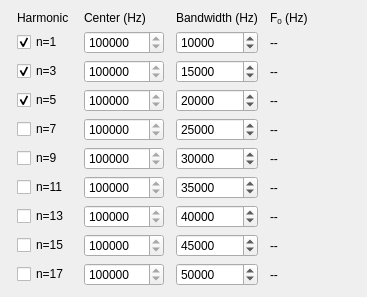
     <widget class="QWidget" name="qcm_scroll_grid">
      <property name="geometry">
       <rect>
        <x>0</x>
        <y>0</y>
        <width>367</width>
        <height>247</height>
       </rect>
      </property>
      <layout class="QGridLayout" name="gridLayout_3">
       <item row="1" column="0">
        <widget class="QCheckBox" name="n1_on">
         <property name="sizePolicy">
          <sizepolicy hsizetype="Fixed" vsizetype="Fixed">
           <horstretch>0</horstretch>
           <verstretch>0</verstretch>
          </sizepolicy>
         </property>
         <property name="maximumSize">
          <size>
           <width>55</width>
           <height>16777215</height>
          </size>
         </property>
         <property name="toolTip">
          <string>Select which QCM harmonics to measure.</string>
         </property>
         <property name="text">
          <string>n=1</string>
         </property>
         <property name="checked">
          <bool>true</bool>
         </property>
         <property name="tristate">
          <bool>false</bool>
         </property>
        </widget>
       </item>
       <item row="0" column="3">
        <widget class="QLabel" name="measured_f0_label">
         <property name="sizePolicy">
          <sizepolicy hsizetype="Fixed" vsizetype="Preferred">
           <horstretch>0</horstretch>
           <verstretch>0</verstretch>
          </sizepolicy>
         </property>
         <property name="minimumSize">
          <size>
           <width>80</width>
           <height>0</height>
          </size>
         </property>
         <property name="text">
          <string>&lt;html&gt;&lt;head/&gt;&lt;body&gt;&lt;p&gt;F&lt;span style=&quot; vertical-align:sub;&quot;&gt;0&lt;/span&gt; (Hz)&lt;/p&gt;&lt;/body&gt;&lt;/html&gt;</string>
         </property>
        </widget>
       </item>
       <item row="0" column="0">
        <widget class="QLabel" name="harmonics_label">
         <property name="sizePolicy">
          <sizepolicy hsizetype="Fixed" vsizetype="Preferred">
           <horstretch>0</horstretch>
           <verstretch>0</verstretch>
          </sizepolicy>
         </property>
         <property name="maximumSize">
          <size>
           <width>55</width>
           <height>16777215</height>
          </size>
         </property>
         <property name="toolTip">
          <string>Select which QCM harmonics to measure.</string>
         </property>
         <property name="text">
          <string>Harmonic</string>
         </property>
        </widget>
       </item>
       <item row="6" column="0">
        <widget class="QCheckBox" name="n11_on">
         <property name="sizePolicy">
          <sizepolicy hsizetype="Fixed" vsizetype="Fixed">
           <horstretch>0</horstretch>
           <verstretch>0</verstretch>
          </sizepolicy>
         </property>
         <property name="maximumSize">
          <size>
           <width>55</width>
           <height>16777215</height>
          </size>
         </property>
         <property name="toolTip">
          <string>Select which QCM harmonics to measure.</string>
         </property>
         <property name="text">
          <string>n=11</string>
         </property>
        </widget>
       </item>
       <item row="7" column="0">
        <widget class="QCheckBox" name="n13_on">
         <property name="sizePolicy">
          <sizepolicy hsizetype="Fixed" vsizetype="Fixed">
           <horstretch>0</horstretch>
           <verstretch>0</verstretch>
          </sizepolicy>
         </property>
         <property name="maximumSize">
          <size>
           <width>55</width>
           <height>16777215</height>
          </size>
         </property>
         <property name="toolTip">
          <string>Select which QCM harmonics to measure.</string>
         </property>
         <property name="text">
          <string>n=13</string>
         </property>
        </widget>
       </item>
       <item row="0" column="1">
        <widget class="QLabel" name="harmonics_label_2">
         <property name="sizePolicy">
          <sizepolicy hsizetype="MinimumExpanding" vsizetype="Preferred">
           <horstretch>0</horstretch>
           <verstretch>0</verstretch>
          </sizepolicy>
         </property>
         <property name="maximumSize">
          <size>
           <width>80</width>
           <height>16777215</height>
          </size>
         </property>
         <property name="toolTip">
          <string>Set center frequency of the measured band.</string>
         </property>
         <property name="text">
          <string>&lt;html&gt;&lt;head/&gt;&lt;body&gt;&lt;p&gt;Center (Hz)&lt;/p&gt;&lt;/body&gt;&lt;/html&gt;</string>
         </property>
        </widget>
       </item>
       <item row="8" column="0">
        <widget class="QCheckBox" name="n15_on">
         <property name="sizePolicy">
          <sizepolicy hsizetype="Fixed" vsizetype="Fixed">
           <horstretch>0</horstretch>
           <verstretch>0</verstretch>
          </sizepolicy>
         </property>
         <property name="maximumSize">
          <size>
           <width>55</width>
           <height>16777215</height>
          </size>
         </property>
         <property name="toolTip">
          <string>Select which QCM harmonics to measure.</string>
         </property>
         <property name="text">
          <string>n=15</string>
         </property>
        </widget>
       </item>
       <item row="4" column="0">
        <widget class="QCheckBox" name="n7_on">
         <property name="sizePolicy">
          <sizepolicy hsizetype="Fixed" vsizetype="Fixed">
           <horstretch>0</horstretch>
           <verstretch>0</verstretch>
          </sizepolicy>
         </property>
         <property name="maximumSize">
          <size>
           <width>55</width>
           <height>16777215</height>
          </size>
         </property>
         <property name="toolTip">
          <string>Select which QCM harmonics to measure.</string>
         </property>
         <property name="text">
          <string>n=7</string>
         </property>
         <property name="checked">
          <bool>false</bool>
         </property>
        </widget>
       </item>
       <item row="5" column="0">
        <widget class="QCheckBox" name="n9_on">
         <property name="sizePolicy">
          <sizepolicy hsizetype="Fixed" vsizetype="Fixed">
           <horstretch>0</horstretch>
           <verstretch>0</verstretch>
          </sizepolicy>
         </property>
         <property name="maximumSize">
          <size>
           <width>55</width>
           <height>16777215</height>
          </size>
         </property>
         <property name="toolTip">
          <string>Select which QCM harmonics to measure.</string>
         </property>
         <property name="text">
          <string>n=9</string>
         </property>
        </widget>
       </item>
       <item row="2" column="0">
        <widget class="QCheckBox" name="n3_on">
         <property name="sizePolicy">
          <sizepolicy hsizetype="Fixed" vsizetype="Fixed">
           <horstretch>0</horstretch>
           <verstretch>0</verstretch>
          </sizepolicy>
         </property>
         <property name="maximumSize">
          <size>
           <width>55</width>
           <height>16777215</height>
          </size>
         </property>
         <property name="toolTip">
          <string>Select which QCM harmonics to measure.</string>
         </property>
         <property name="text">
          <string>n=3</string>
         </property>
         <property name="checked">
          <bool>true</bool>
         </property>
         <property name="tristate">
          <bool>false</bool>
         </property>
        </widget>
       </item>
       <item row="3" column="0">
        <widget class="QCheckBox" name="n5_on">
         <property name="sizePolicy">
          <sizepolicy hsizetype="Fixed" vsizetype="Fixed">
           <horstretch>0</horstretch>
           <verstretch>0</verstretch>
          </sizepolicy>
         </property>
         <property name="maximumSize">
          <size>
           <width>55</width>
           <height>16777215</height>
          </size>
         </property>
         <property name="toolTip">
          <string>Select which QCM harmonics to measure.</string>
         </property>
         <property name="text">
          <string>n=5</string>
         </property>
         <property name="checked">
          <bool>true</bool>
         </property>
        </widget>
       </item>
       <item row="0" column="2">
        <widget class="QLabel" name="bandwidth_label">
         <property name="sizePolicy">
          <sizepolicy hsizetype="Maximum" vsizetype="Preferred">
           <horstretch>0</horstretch>
           <verstretch>0</verstretch>
          </sizepolicy>
         </property>
         <property name="text">
          <string>&lt;html&gt;&lt;head/&gt;&lt;body&gt;&lt;p&gt;Bandwidth (Hz)&lt;/p&gt;&lt;/body&gt;&lt;/html&gt;</string>
         </property>
        </widget>
       </item>
       <item row="9" column="0">
        <widget class="QCheckBox" name="n17_on">
         <property name="sizePolicy">
          <sizepolicy hsizetype="Fixed" vsizetype="Fixed">
           <horstretch>0</horstretch>
           <verstretch>0</verstretch>
          </sizepolicy>
         </property>
         <property name="maximumSize">
          <size>
           <width>55</width>
           <height>16777215</height>
          </size>
         </property>
         <property name="toolTip">
          <string>Select which QCM harmonics to measure.</string>
         </property>
         <property name="text">
          <string>n=17</string>
         </property>
        </widget>
       </item>
       <item row="1" column="3">
        <widget class="QLabel" name="realf0_n1">
         <property name="sizePolicy">
          <sizepolicy hsizetype="Fixed" vsizetype="Minimum">
           <horstretch>0</horstretch>
           <verstretch>0</verstretch>
          </sizepolicy>
         </property>
         <property name="minimumSize">
          <size>
           <width>80</width>
           <height>0</height>
          </size>
         </property>
         <property name="text">
          <string>--</string>
         </property>
        </widget>
       </item>
       <item row="2" column="3">
        <widget class="QLabel" name="realf0_n3">
         <property name="sizePolicy">
          <sizepolicy hsizetype="Fixed" vsizetype="Minimum">
           <horstretch>0</horstretch>
           <verstretch>0</verstretch>
          </sizepolicy>
         </property>
         <property name="minimumSize">
          <size>
           <width>80</width>
           <height>0</height>
          </size>
         </property>
         <property name="text">
          <string>--</string>
         </property>
        </widget>
       </item>
       <item row="3" column="3">
        <widget class="QLabel" name="realf0_n5">
         <property name="sizePolicy">
          <sizepolicy hsizetype="Fixed" vsizetype="Minimum">
           <horstretch>0</horstretch>
           <verstretch>0</verstretch>
          </sizepolicy>
         </property>
         <property name="minimumSize">
          <size>
           <width>80</width>
           <height>0</height>
          </size>
         </property>
         <property name="text">
          <string>--</string>
         </property>
        </widget>
       </item>
       <item row="4" column="3">
        <widget class="QLabel" name="realf0_n7">
         <property name="sizePolicy">
          <sizepolicy hsizetype="Fixed" vsizetype="Preferred">
           <horstretch>0</horstretch>
           <verstretch>0</verstretch>
          </sizepolicy>
         </property>
         <property name="minimumSize">
          <size>
           <width>80</width>
           <height>0</height>
          </size>
         </property>
         <property name="text">
          <string>--</string>
         </property>
        </widget>
       </item>
       <item row="5" column="3">
        <widget class="QLabel" name="realf0_n9">
         <property name="sizePolicy">
          <sizepolicy hsizetype="Fixed" vsizetype="Preferred">
           <horstretch>0</horstretch>
           <verstretch>0</verstretch>
          </sizepolicy>
         </property>
         <property name="minimumSize">
          <size>
           <width>80</width>
           <height>0</height>
          </size>
         </property>
         <property name="text">
          <string>--</string>
         </property>
        </widget>
       </item>
       <item row="6" column="3">
        <widget class="QLabel" name="realf0_n11">
         <property name="sizePolicy">
          <sizepolicy hsizetype="Fixed" vsizetype="Preferred">
           <horstretch>0</horstretch>
           <verstretch>0</verstretch>
          </sizepolicy>
         </property>
         <property name="minimumSize">
          <size>
           <width>80</width>
           <height>0</height>
          </size>
         </property>
         <property name="text">
          <string>--</string>
         </property>
        </widget>
       </item>
       <item row="7" column="3">
        <widget class="QLabel" name="realf0_n13">
         <property name="sizePolicy">
          <sizepolicy hsizetype="Fixed" vsizetype="Preferred">
           <horstretch>0</horstretch>
           <verstretch>0</verstretch>
          </sizepolicy>
         </property>
         <property name="minimumSize">
          <size>
           <width>80</width>
           <height>0</height>
          </size>
         </property>
         <property name="text">
          <string>--</string>
         </property>
        </widget>
       </item>
       <item row="8" column="3">
        <widget class="QLabel" name="realf0_n15">
         <property name="sizePolicy">
          <sizepolicy hsizetype="Fixed" vsizetype="Preferred">
           <horstretch>0</horstretch>
           <verstretch>0</verstretch>
          </sizepolicy>
         </property>
         <property name="minimumSize">
          <size>
           <width>80</width>
           <height>0</height>
          </size>
         </property>
         <property name="text">
          <string>--</string>
         </property>
        </widget>
       </item>
       <item row="9" column="3">
        <widget class="QLabel" name="realf0_n17">
         <property name="sizePolicy">
          <sizepolicy hsizetype="Fixed" vsizetype="Preferred">
           <horstretch>0</horstretch>
           <verstretch>0</verstretch>
          </sizepolicy>
         </property>
         <property name="minimumSize">
          <size>
           <width>80</width>
           <height>0</height>
          </size>
         </property>
         <property name="text">
          <string>--</string>
         </property>
        </widget>
       </item>
       <item row="1" column="1">
        <widget class="QSpinBox" name="bc_n1">
         <property name="toolTip">
          <string>Set center frequency of the measured band.</string>
         </property>
         <property name="minimum">
          <number>1000000</number>
         </property>
         <property name="maximum">
          <number>200000000</number>
         </property>
         <property name="singleStep">
          <number>1</number>
         </property>
         <property name="value">
          <number>5000000</number>
         </property>
        </widget>
       </item>
       <item row="2" column="1">
        <widget class="QSpinBox" name="bc_n3">
         <property name="toolTip">
          <string>Set center frequency of the measured band.</string>
         </property>
         <property name="minimum">
          <number>1000000</number>
         </property>
         <property name="maximum">
          <number>200000000</number>
         </property>
         <property name="singleStep">
          <number>1</number>
         </property>
         <property name="value">
          <number>15000000</number>
         </property>
        </widget>
       </item>
       <item row="3" column="1">
        <widget class="QSpinBox" name="bc_n5">
         <property name="toolTip">
          <string>Set center frequency of the measured band.</string>
         </property>
         <property name="minimum">
          <number>1000000</number>
         </property>
         <property name="maximum">
          <number>200000000</number>
         </property>
         <property name="singleStep">
          <number>1</number>
         </property>
         <property name="value">
          <number>25000000</number>
         </property>
        </widget>
       </item>
       <item row="4" column="1">
        <widget class="QSpinBox" name="bc_n7">
         <property name="toolTip">
          <string>Set center frequency of the measured band.</string>
         </property>
         <property name="minimum">
          <number>1000000</number>
         </property>
         <property name="maximum">
          <number>200000000</number>
         </property>
         <property name="singleStep">
          <number>1</number>
         </property>
         <property name="value">
          <number>35000000</number>
         </property>
        </widget>
       </item>
       <item row="5" column="1">
        <widget class="QSpinBox" name="bc_n9">
         <property name="toolTip">
          <string>Set center frequency of the measured band.</string>
         </property>
         <property name="minimum">
          <number>1000000</number>
         </property>
         <property name="maximum">
          <number>200000000</number>
         </property>
         <property name="singleStep">
          <number>1</number>
         </property>
         <property name="value">
          <number>45000000</number>
         </property>
        </widget>
       </item>
       <item row="6" column="1">
        <widget class="QSpinBox" name="bc_n11">
         <property name="toolTip">
          <string>Set center frequency of the measured band.</string>
         </property>
         <property name="minimum">
          <number>1000000</number>
         </property>
         <property name="maximum">
          <number>200000000</number>
         </property>
         <property name="singleStep">
          <number>1</number>
         </property>
         <property name="value">
          <number>55000000</number>
         </property>
        </widget>
       </item>
       <item row="7" column="1">
        <widget class="QSpinBox" name="bc_n13">
         <property name="toolTip">
          <string>Set center frequency of the measured band.</string>
         </property>
         <property name="minimum">
          <number>1000000</number>
         </property>
         <property name="maximum">
          <number>200000000</number>
         </property>
         <property name="singleStep">
          <number>1</number>
         </property>
         <property name="value">
          <number>65000000</number>
         </property>
        </widget>
       </item>
       <item row="8" column="1">
        <widget class="QSpinBox" name="bc_n15">
         <property name="toolTip">
          <string>Set center frequency of the measured band.</string>
         </property>
         <property name="minimum">
          <number>1000000</number>
         </property>
         <property name="maximum">
          <number>200000000</number>
         </property>
         <property name="singleStep">
          <number>1</number>
         </property>
         <property name="value">
          <number>75000000</number>
         </property>
        </widget>
       </item>
       <item row="9" column="1">
        <widget class="QSpinBox" name="bc_n17">
         <property name="toolTip">
          <string>Set center frequency of the measured band.</string>
         </property>
         <property name="minimum">
          <number>1000000</number>
         </property>
         <property name="maximum">
          <number>200000000</number>
         </property>
         <property name="singleStep">
          <number>1</number>
         </property>
         <property name="value">
          <number>85000000</number>
         </property>
        </widget>
       </item>
       <item row="1" column="2">
        <widget class="QSpinBox" name="bw_n1">
         <property name="minimum">
          <number>300</number>
         </property>
         <property name="maximum">
          <number>200000000</number>
         </property>
         <property name="singleStep">
          <number>1</number>
         </property>
         <property name="value">
          <number>10000</number>
         </property>
        </widget>
       </item>
       <item row="2" column="2">
        <widget class="QSpinBox" name="bw_n3">
         <property name="minimum">
          <number>300</number>
         </property>
         <property name="maximum">
          <number>200000000</number>
         </property>
         <property name="singleStep">
          <number>1</number>
         </property>
         <property name="value">
          <number>15000</number>
         </property>
        </widget>
       </item>
       <item row="3" column="2">
        <widget class="QSpinBox" name="bw_n5">
         <property name="minimum">
          <number>300</number>
         </property>
         <property name="maximum">
          <number>200000000</number>
         </property>
         <property name="singleStep">
          <number>1</number>
         </property>
         <property name="value">
          <number>20000</number>
         </property>
        </widget>
       </item>
       <item row="4" column="2">
        <widget class="QSpinBox" name="bw_n7">
         <property name="minimum">
          <number>300</number>
         </property>
         <property name="maximum">
          <number>200000000</number>
         </property>
         <property name="singleStep">
          <number>1</number>
         </property>
         <property name="value">
          <number>25000</number>
         </property>
        </widget>
       </item>
       <item row="5" column="2">
        <widget class="QSpinBox" name="bw_n9">
         <property name="minimum">
          <number>300</number>
         </property>
         <property name="maximum">
          <number>200000000</number>
         </property>
         <property name="singleStep">
          <number>1</number>
         </property>
         <property name="value">
          <number>30000</number>
         </property>
        </widget>
       </item>
       <item row="6" column="2">
        <widget class="QSpinBox" name="bw_n11">
         <property name="minimum">
          <number>300</number>
         </property>
         <property name="maximum">
          <number>200000000</number>
         </property>
         <property name="singleStep">
          <number>1</number>
         </property>
         <property name="value">
          <number>35000</number>
         </property>
        </widget>
       </item>
       <item row="7" column="2">
        <widget class="QSpinBox" name="bw_n13">
         <property name="minimum">
          <number>300</number>
         </property>
         <property name="maximum">
          <number>200000000</number>
         </property>
         <property name="singleStep">
          <number>1</number>
         </property>
         <property name="value">
          <number>40000</number>
         </property>
        </widget>
       </item>
       <item row="8" column="2">
        <widget class="QSpinBox" name="bw_n15">
         <property name="minimum">
          <number>300</number>
         </property>
         <property name="maximum">
          <number>200000000</number>
         </property>
         <property name="singleStep">
          <number>1</number>
         </property>
         <property name="value">
          <number>45000</number>
         </property>
        </widget>
       </item>
       <item row="9" column="2">
        <widget class="QSpinBox" name="bw_n17">
         <property name="minimum">
          <number>300</number>
         </property>
         <property name="maximum">
          <number>200000000</number>
         </property>
         <property name="singleStep">
          <number>1</number>
         </property>
         <property name="value">
          <number>50000</number>
         </property>
        </widget>
       </item>
      </layout>
     </widget>
